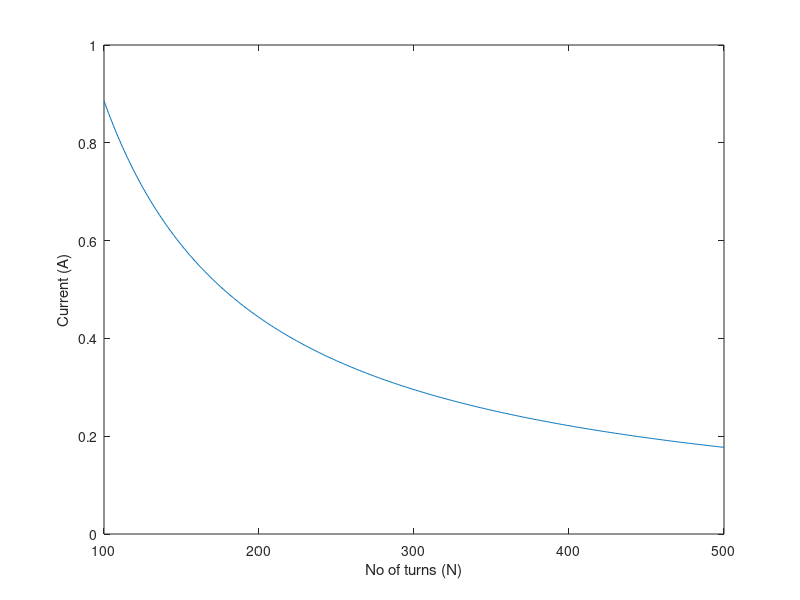
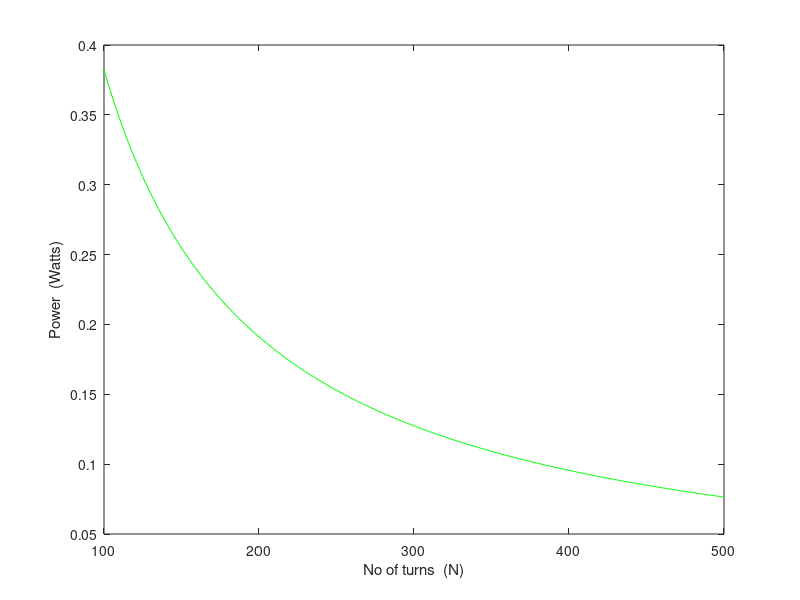

Here is the MATLAB script that generated these plots, in order:
clear
clc
close all

%NOTE: ALL IN SI
% What can we change
current = 0;
N = 0;

% Fixed stuff
length = 70e-3;
moment = 0.2;
voltage = 5;
RperLength = 0.155;
rodRadius = 5e-3;
muR = 1453;          %iron
maxCurrent = 0.438;

%Stuff
currentMatrix = zeros(401,1);
nMatrix = zeros(401,1);
powerMatrix = zeros(401,1);
Nd = (4*(log(length/rodRadius) - 1))/(((length^2)/(rodRadius^2))-(4*log(length/rodRadius)));
CSarea = pi*(rodRadius^2);
tempVar = 1 + ((muR - 1)/(1 + (Nd*(muR - 1))));

for N = 100:500
    current = moment/(N*CSarea*tempVar);
    currentMatrix(N-99,1) = current;
    nMatrix(N-99,1) = N;
    Rnet = RperLength*2*pi*rodRadius*N;
    voltage = current*Rnet;
    power = voltage*current;
    powerMatrix(N-99,1) = power;
end

%plot
fig1 = figure();
plot(nMatrix,currentMatrix);
xlabel('No of turns (N)');
ylabel('Current (A)');

fig2 = figure();
plot(nMatrix,powerMatrix,'g');
xlabel('No of turns  (N)');
ylabel('Power  (Watts)');